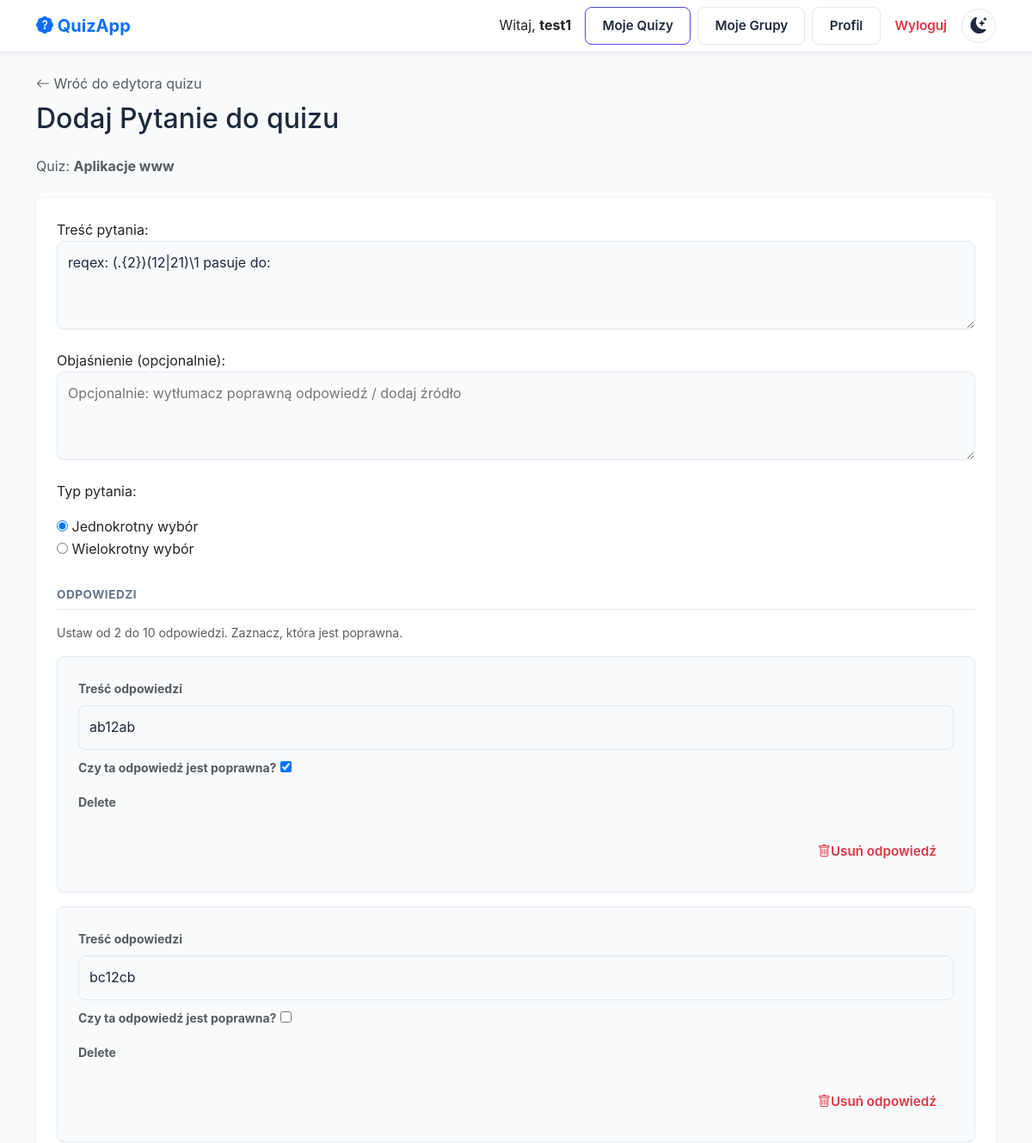
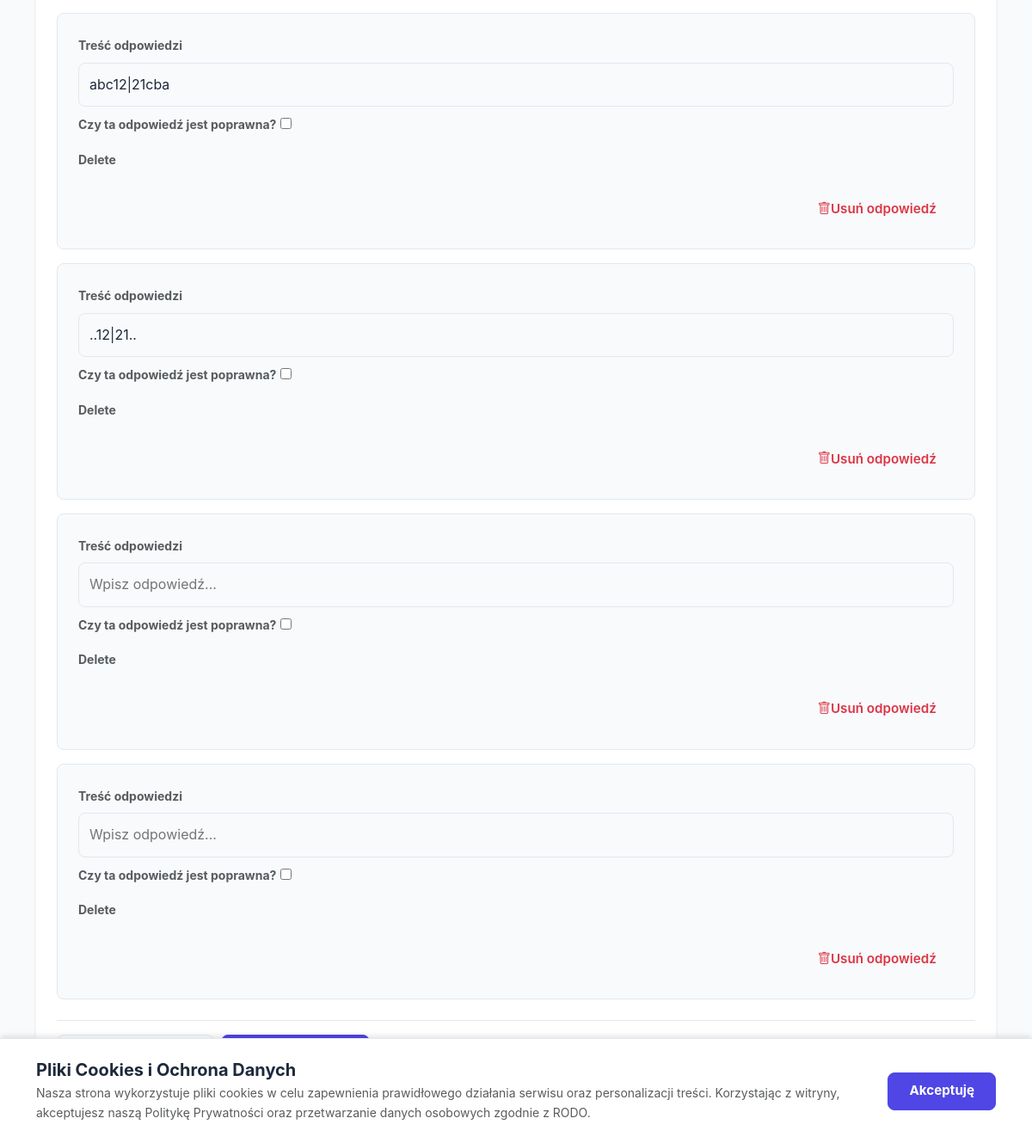
The page /question/24/edit/ (signed in) on the database its author committed (2 pictures, top to bottom).
### accounts/models.py (models this page shows)
class User(AbstractUser):
    groups = models.ManyToManyField(
        Group,
        verbose_name='groups',
        blank=True,
        help_text=(
            'Grupy, do których należy ten użytkownik. Użytkownik otrzyma wszystkie '
            'uprawnienia przyznane każdej z jego grup.'
        ),
        related_name="%(app_label)s_%(class)s_groups",
        related_query_name="user",
    )
    user_permissions = models.ManyToManyField(
        Permission,
        verbose_name='user permissions',
        blank=True,
        help_text='Specyficzne uprawnienia dla tego użytkownika.',
        related_name="%(app_label)s_%(class)s_user_permissions",
        related_query_name="user",
    )

### quizzes/models.py (models this page shows, shortened)
class Quiz(models.Model):
    class Visibility(models.TextChoices):
        PUBLIC = 'PUBLIC', 'Publiczny'
        PRIVATE = 'PRIVATE', 'Prywatny'
    title = models.CharField(max_length=255, verbose_name="Tytuł")
    author = models.ForeignKey(settings.AUTH_USER_MODEL, on_delete=models.CASCADE, verbose_name="Autor")
    visibility = models.CharField(
        max_length=10,
        choices=Visibility.choices,
        default=Visibility.PRIVATE,
        verbose_name="Widoczność"
    )
    time_limit = models.IntegerField(
        default=0,
        verbose_name="Limit czasu (w minutach)",
        help_text="Ustaw 0, aby wyłączyć limit czasu."
    )
    questions_count_limit = models.IntegerField(
        default=10,
        verbose_name="Liczba pytań w podejściu",
        validators=[MinValueValidator(1), MaxValueValidator(30)],
        help_text="Ustal, ile pytań ma zostać wylosowanych do jednego podejścia (zakres: 1-30)."
    )
    instant_feedback = models.BooleanField(
        default=False,
        verbose_name="Natychmiastowe odpowiedzi",
        help_text="Jeśli zaznaczone, użytkownik zobaczy poprawne odpowiedzi po każdym pytaniu."
    )
    users_permissions = models.ManyToManyField(
        settings.AUTH_USER_MODEL,
        through='QuizUserPermission',
        related_name='quiz_access',
        blank=True,
        verbose_name="Uprawnienia użytkowników"
    )
    groups_permissions = models.ManyToManyField(
        QuizGroup,
        through='QuizGroupPermission',
        related_name='quiz_access',
        blank=True,
        verbose_name="Uprawnienia grup"
    )
    def can_edit(self, user) -> bool:
        if not user.is_authenticated:
            return False
        if user == self.author:
            return True
        return self.quizuserpermission_set.filter(user=user, role='EDITOR').exists()

class Question(models.Model):
    class QuestionType(models.TextChoices):
        SINGLE = 'SINGLE', 'Jednokrotny wybór'
        MULTIPLE = 'MULTIPLE', 'Wielokrotny wybór'
    quiz = models.ForeignKey(Quiz, related_name='questions', on_delete=models.CASCADE)
    text = models.TextField(verbose_name="Treść pytania")
    explanation = models.TextField(blank=True, default="", verbose_name="Wyjaśnienie")
    question_type = models.CharField(
        max_length=10,
        choices=QuestionType.choices,
        default=QuestionType.SINGLE,
        verbose_name="Typ pytania"
    )

### quizzes/views.py (the view)
# urls.py: path('question/<int:pk>/edit/', views.question_edit_view, name='question-edit'),
@login_required
def question_edit_view(request: HttpRequest, pk: int) -> HttpResponse:
    question = get_object_or_404(Question, pk=pk)
    _check_edit_permission(request.user, question.quiz)
    if request.method == 'POST':
        question_form = QuestionForm(request.POST, instance=question)
        answer_formset = AnswerFormSet(request.POST, instance=question)
        if question_form.is_valid() and answer_formset.is_valid():
            question_type = question_form.cleaned_data.get('question_type')
            correct_answers_count = 0
            for form in answer_formset.cleaned_data:
                if form.get('is_correct') and not form.get('DELETE'):
                    correct_answers_count += 1
            if question_type == Question.QuestionType.SINGLE and correct_answers_count != 1:
                question_form.add_error('question_type', 'Pytanie jednokrotnego wyboru musi mieć dokładnie jedną poprawną odpowiedź.')
            elif question_type == Question.QuestionType.MULTIPLE and correct_answers_count == 0:
                question_form.add_error('question_type', 'Pytanie wielokrotnego wyboru musi mieć przynajmniej jedną poprawną odpowiedź.')
            else:
                question_form.save()
                answer_formset.save()
                messages.success(request, "Pytanie zostało zaktualizowane.")
                return redirect('quiz-edit', pk=question.quiz.pk)
    else:
        question_form = QuestionForm(instance=question)
        answer_formset = AnswerFormSet(instance=question)
    context = {
        'question_form': question_form,
        'answer_formset': answer_formset,
        'quiz': question.quiz
    }
    return render(request, 'quizzes/question_form.html', context)

### quizzes/forms.py
class QuestionForm(forms.ModelForm):
    class Meta:
        model = Question
        fields = ['text', 'explanation', 'question_type']
        widgets = {
            'text': forms.Textarea(attrs={'rows': 3}),
            'explanation': forms.Textarea(attrs={
                'rows': 3,
                'placeholder': 'Opcjonalnie: wytłumacz poprawną odpowiedź / dodaj źródło'
            }),
            'question_type': forms.RadioSelect,
        }
        labels = {
            'text': 'Treść pytania',
            'explanation': 'Objaśnienie (opcjonalnie)',
            'question_type': 'Typ pytania',
        }

### quizzes/views.py (called while the page is built)
def _check_edit_permission(user, quiz):
    if not quiz.can_edit(user):
        raise PermissionDenied("Nie masz uprawnień do edycji tego quizu.")

### templates/quizzes/question_form.html (shortened to what this page needs)
{% extends 'base.html' %}
{% block content %}
<div class="mb-4">
    <a href="{% url 'quiz-edit' quiz.pk %}" class="text-decoration-none text-muted mb-2 d-inline-block">
        <i class="bi bi-arrow-left"></i> Wróć do edytora quizu
    </a>
    <h1>{% if form.instance.pk %}Edytuj{% else %}Dodaj{% endif %} Pytanie do quizu</h1>
    <p class="text-muted">Quiz: <strong>{{ quiz.title }}</strong></p>
</div>
<div class="card shadow-sm border-0" style="background-color: var(--surface);">
    <div class="card-body p-4">
        <form method="post" novalidate>
            <div class="mb-4">
                {{ question_form.as_p }}
            </div>
            <h3 class="form-section-header">Odpowiedzi</h3>
            <p class="small text-muted mb-3">
              Ustaw od 2 do 10 odpowiedzi. Zaznacz, która jest poprawna.
            </p>
            <div id="answer-formset-container">
                {% for form in answer_formset %}
                    <div class="answer-card {% if form.DELETE.value %}hidden{% endif %}">
                        <div class="row align-items-center">
                            {% for field in form.visible_fields %}
                                <div class="col-md-12 mb-2">
                                    <label class="form-label small fw-bold text-muted">{{ field.label }}</label>
                                    {{ field }}
                                </div>
                            {% endfor %}
                        </div>
                        <div class="mt-2 text-end">
                            <button type="button" class="btn btn-outline-danger btn-sm remove-answer-btn">
                                <i class="bi bi-trash"></i> Usuń odpowiedź
                            </button>
                        </div>
                    </div>
                {% endfor %}
            </div>
            <div class="d-flex gap-2 mt-4 pt-3 border-top" style="border-color: var(--border) !important;">
                <button type="button" id="add-answer-btn" class="btn btn-secondary">
                </button>
                <button type="submit" class="btn btn-primary px-4">
                </button>
            </div>
        </form>
    </div>
</div>
{% endblock %}

### templates/base.html (shortened to what this page needs)
{% load static %}
<!DOCTYPE html>
<html lang="pl">
<head>
    <link href="https://cdn.jsdelivr.net/npm/bootstrap@5.3.0/dist/css/bootstrap.min.css" rel="stylesheet">
    <link rel="stylesheet" href="https://cdn.jsdelivr.net/npm/bootstrap-icons@1.10.0/font/bootstrap-icons.css">
    <link rel="stylesheet" href="{% static 'css/style.css' %}">
</head>
<body class="d-flex flex-column min-vh-100">
    <nav class="navbar navbar-expand-lg navbar-light bg-white mb-4">
        <div class="container">
            <a class="navbar-brand fw-bold text-primary" href="{% url 'home' %}">
                <i class="bi bi-patch-question-fill"></i> QuizApp
            </a>
            <div class="collapse navbar-collapse" id="navbarNav">
                <ul class="navbar-nav ms-auto align-items-center">
                    {% if user.is_authenticated %}
                        <li class="nav-item">
                            <span class="nav-link disabled text-dark">Witaj, <strong>{{ user.username }}</strong></span>
                        </li>
                        <li class="nav-item ms-lg-2">
                            <a class="btn btn-outline-primary btn-sm" href="{% url 'my-quizzes' %}">Moje Quizy</a>
                        </li>
                        <li class="nav-item ms-lg-2">
                            <a class="btn btn-light btn-sm" href="{% url 'group-list' %}">Moje Grupy</a>
                        </li>
                        <li class="nav-item ms-lg-2">
                            <a class="btn btn-light btn-sm" href="{% url 'profile_edit' %}">Profil</a>
                        </li>
                        <li class="nav-item ms-lg-2">
                            <form action="{% url 'logout' %}" method="post" class="d-inline">
                                <button type="submit" class="btn btn-link nav-link text-danger">Wyloguj</button>
                            </form>
                        </li>
                    {% endif %}
                        <li class="nav-item ms-2">
                          <button id="theme-toggle" class="theme-toggle" aria-label="Przełącz motyw">
                            <i id="theme-icon" class="bi bi-moon-stars-fill"></i>
                          </button>
                        </li>
                </ul>
            </div>
        </div>
    </nav>
    <div class="container">
        {% block content %}{% endblock %}
    </div>
    <footer class="mt-auto py-3 text-center text-muted text-small">
        <div class="container">
        </div>
    </footer>
    <div id="cookie-banner" class="p-4">
        <div class="container d-flex flex-column flex-md-row align-items-center justify-content-between gap-3">
            <div class="text-muted">
                <h5 class="fw-bold mb-1"> Pliki Cookies i Ochrona Danych</h5>
                <p class="mb-0 small">
                    Nasza strona wykorzystuje pliki cookies w celu zapewnienia prawidłowego działania serwisu oraz personalizacji treści.
                    Korzystając z witryny, akceptujesz naszą Politykę Prywatności oraz przetwarzanie danych osobowych zgodnie z RODO.
                </p>
            </div>
            <div class="d-flex gap-2 shrink-0">
                <button id="accept-cookies" class="btn btn-primary btn-sm px-4 fw-bold">Akceptuję</button>
            </div>
        </div>
    </div>
</body>
</html>

### static/css/style.css (style rules this page uses)
:root { --bg: #f8fafc; --surface: #ffffff; --surface-hover: #f1f5f9; --text: #1e293b; --text-muted: #64748b; --border: #e2e8f0; --primary: #4f46e5; --primary-hover: #4338ca; --primary-text: #ffffff; --secondary: #64748b; --secondary-hover: #475569; --danger: #ef4444; --danger-hover: #dc2626; --success: #10b981; --shadow: 0 4px 6px -1px rgb(0 0 0 / 0.1), 0 2px 4px -2px rgb(0 0 0 / 0.1); --radius: 12px; }
* { box-sizing: border-box; }
body { font-family: 'Inter', -apple-system, BlinkMacSystemFont, "Segoe UI", Roboto, sans-serif; background-color: var(--bg); color: var(--text); margin: 0; line-height: 1.6; transition: background-color 0.3s, color 0.3s; }
a { color: var(--primary); text-decoration: none; transition: color 0.2s; }
h1, h2, h3, h4, h5, h6 { color: var(--text); margin-top: 0; }
h1 { font-size: 2rem; margin-bottom: 1.5rem; }
nav { background: var(--surface); padding: 1rem 2rem; display: flex; justify-content: space-between; align-items: center; border-bottom: 1px solid var(--border); box-shadow: 0 1px 3px 0 rgb(0 0 0 / 0.1); }
.btn { display: inline-flex; align-items: center; justify-content: center; padding: 0.6rem 1.2rem; border-radius: 8px; text-decoration: none; border: 1px solid transparent; cursor: pointer; font-size: 0.95rem; font-weight: 600; transition: all 0.2s; line-height: 1.5; }
.btn-primary { background-color: var(--primary); border-color: var(--primary); color: var(--primary-text); }
.btn-secondary, .btn-light { background-color: var(--surface); color: var(--text); border-color: var(--border); }
.btn-outline-primary { color: var(--primary); border-color: var(--primary); background-color: transparent; }
input[type="text"], input[type="search"], input[type="email"], input[type="password"], input[type="number"], select, textarea { width: 100%; padding: 0.75rem; border: 1px solid var(--border); border-radius: 8px; background-color: var(--bg); color: var(--text); font-size: 1rem; transition: border-color 0.2s; }
.theme-toggle { padding: 0.5rem; border-radius: 50%; border: 1px solid var(--border); background-color: var(--surface); color: var(--text); cursor: pointer; width: 40px; height: 40px; display: flex; align-items: center; justify-content: center; font-size: 1.2rem; transition: transform 0.2s, background-color 0.2s; }
#cookie-banner { position: fixed; bottom: 0; left: 0; width: 100%; z-index: 1050; background-color: var(--surface); color: var(--text); border-top: 1px solid var(--border); box-shadow: 0 -4px 6px -1px rgba(0, 0, 0, 0.1); transform: translateY(100%); transition: transform 0.3s ease-in-out; }
#cookie-banner.show { transform: translateY(0); }
.navbar .btn { background-color: transparent !important; color: var(--text); }

### templates/base.html (style rules this page uses)
body { background-color: var(--bg); color: var(--text); transition: background-color 0.3s, color 0.3s; }
.card { border: none; box-shadow: 0 4px 6px rgba(0,0,0,0.05); }
.navbar { box-shadow: 0 2px 4px rgba(0,0,0,0.05); }

### templates/quizzes/question_form.html (style rules this page uses)
.answer-card { background-color: var(--bg); border: 1px solid var(--border); border-radius: 8px; padding: 1.5rem; margin-bottom: 1rem; position: relative; transition: background-color 0.3s, border-color 0.3s; }
.form-section-header { color: var(--text-muted); text-transform: uppercase; font-size: 0.85rem; font-weight: 700; letter-spacing: 0.5px; margin-top: 2rem; margin-bottom: 1rem; border-bottom: 1px solid var(--border); padding-bottom: 0.5rem; }

### rows shown on the page
User: username "test1"
Quiz: title "Aplikacje www"
Question: text "reqex: (.{2})(12|21)\\1 pasuje do:", question_type "☑ Jednokrotny wybór ☐ Wielokrotny wybór"

### other values the page prints
{{ field.label }} "Treść odpowiedzi" "Czy ta odpowiedź jest poprawna?" "Delete" "Treść odpowiedzi" "Czy ta odpowiedź jest poprawna?" "Delete" "Treść odpowiedzi" "Czy ta odpowiedź jest poprawna?" "Delete" "Treść odpowiedzi" "Czy ta odpowiedź jest poprawna?" "Delete" "Treść odpowiedzi" "Czy ta odpowiedź jest poprawna?" "Delete" "Treść odpowiedzi" "Czy ta odpowiedź jest poprawna?" "Delete"
